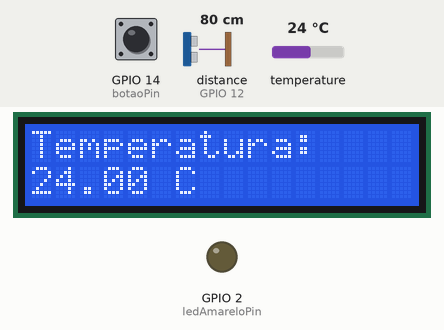
Simulated run of this sketch. Board: ESP32. Parts: 16×2 character LCD, output pins drawn as LEDs (lit = HIGH). Wiring (inferred from the names in the program): ultrasonic range finder: trigger GPIO 13; echo GPIO 12. The test bench sets the inputs (shaded band); at power-on: GPIO 14 (botaoPin) HIGH, distance to the obstacle (sensor on GPIO 12) 80 cm, temperature 24 °C. The echo pulse lasts 58.3 µs per cm; pins used as bus, display or sensor lines are not drawn; what the sketch prints to the serial monitor is not drawn.

Above: at 2.2 s.
2.3 s: GPIO 14 (botaoPin) pulled LOW for 0.15 s
At 2.47 s:
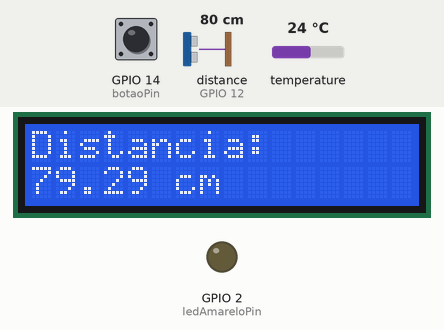
3.0 s: GPIO 14 (botaoPin) pulled LOW for 3.2 s
At 3.8 s:
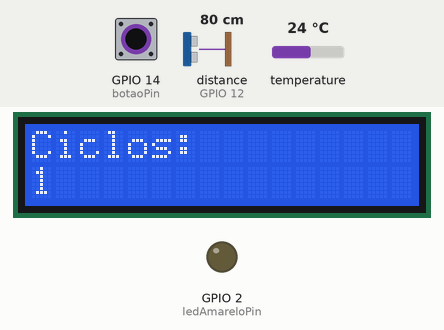
At 6.9 s:
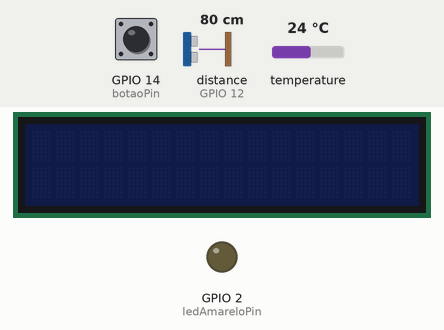
7.7 s: GPIO 14 (botaoPin) pulled LOW for 1 s
At 8.8 s:
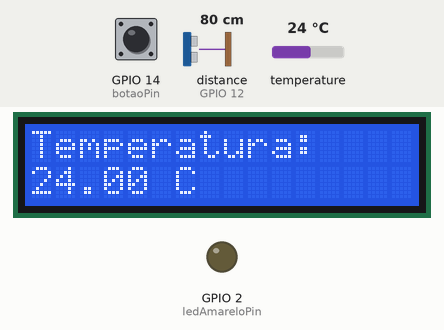
10.2 s: distance to the obstacle (sensor on GPIO 12) set to 9 cm
13.2 s: distance to the obstacle (sensor on GPIO 12) set to 18 cm
16.2 s: distance to the obstacle (sensor on GPIO 12) set to 2 cm
Timing chart, 0 to 19.2 s (numbered marks = the images above; inputs shaded):
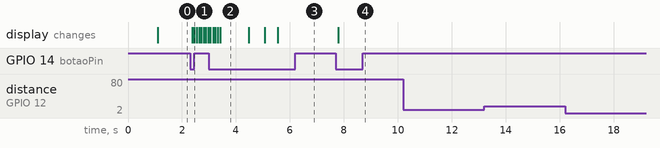

Measured:
- after the input at 2.3 s, the display: first changes after 0.08 s (image 1 shows a later state)
- after the input at 3.0 s, the display: first differs from a run without the input after 0.41 s (image 2)
- after the input at 7.7 s, the display: changes after 0.09 s (image 4)
- after the input at 10.2 s, every drawn part: stays the same
- after the input at 13.2 s, every drawn part: stays the same
- after the input at 16.2 s, every drawn part: stays the same
- what the display in image 2 shows lasts 1.1 s, from 3.4 s to 4.5 s

The sketch:

codigo_prensa_v1.ino
```cpp
// Inclui as bibliotecas necessárias para o funcionamento do projeto
#include <Wire.h>                     // Biblioteca para comunicação I2C
#include <LiquidCrystal_I2C.h>        // Biblioteca para controle de display LCD via I2C
#include <Adafruit_Sensor.h>          // Biblioteca base para sensores Adafruit
#include <Adafruit_BME280.h>          // Biblioteca para o sensor de temperatura, pressão e umidade BME280

// Configuração do display LCD I2C
LiquidCrystal_I2C lcd(0x27, 16, 2);     // Cria um objeto para o display LCD com endereço I2C 0x27 e dimensões 16x2

// Configuração do sensor BME280
Adafruit_BME280 bme;                    // Cria um objeto para o sensor BME280
#define BME280_ADDRESS 0x76              // Endereço I2C padrão do BME280

// Configuração do sensor de distância HC-SR04
const int trigPin = 13;                  // GPIO 13 no ESP32 - Pino Trigger do HC-SR04
const int echoPin = 12;                  // GPIO 12 no ESP32 - Pino Echo do HC-SR04

// Configuração dos LEDs de alerta
const int ledAmareloPin = 2;             // GPIO 2 no ESP32 - Pino do LED amarelo

// Configuração do botão
const int botaoPin = 14;                 // GPIO 14 no ESP32 - Pino do botão
bool lcdLigado = true;                   // Estado inicial do LCD (ligado)

// Variáveis de controle
int displayState = 0;                     // Índice para rastrear a tela ativa no LCD
unsigned long lastButtonPressTime = 0;    // Armazena o tempo do último clique no botão
const unsigned long debounceTime = 1000;  // Tempo de debounce em milissegundos para evitar múltiplas detecções de um único clique
const int limiteCiclos = 2500;            // Número de ciclos para acender o LED amarelo de manutenção

// Parâmetro de deslocamento para definir um ciclo
const float deslocamentoCiclo = 10.0;      // Deslocamento em centímetros para completar um ciclo
float deslocamentoAcumulado = 0;           // Acumulador de deslocamento
float ultimaDistancia = 0;                 // Última distância medida
int ciclos = 0;                            // Contador de ciclos completos

void setup() {
  // Configuração dos pinos do HC-SR04
  pinMode(trigPin, OUTPUT);                // Configura o pino Trigger como saída
  pinMode(echoPin, INPUT);                 // Configura o pino Echo como entrada

  // Configuração do LED amarelo
  pinMode(ledAmareloPin, OUTPUT);          // Configura o pino do LED amarelo como saída

  // Configuração do botão
  pinMode(botaoPin, INPUT_PULLUP);         // Configura o pino do botão como entrada com resistor pull-up interno

  // Inicializa a comunicação I2C nos pinos GPIO 21 (SDA) e GPIO 22 (SCL)
  Wire.begin(21, 22);

  // Inicializa o display LCD
  lcd.begin(16, 2);                         // Inicializa o display LCD com 16 colunas e 2 linhas
  lcd.clear();                              // Limpa o display LCD
  lcd.backlight();                          // Liga a luz de fundo do LCD

  // Exibe mensagem de inicialização no LCD
  lcd.print("Sistema Iniciado");
  delay(1000);                               // Aguarda 1 segundo
  lcd.clear();                               // Limpa o display LCD

  // Inicialização do sensor BME280
  if (!bme.begin(BME280_ADDRESS)) {          // Tenta iniciar o sensor BME280 no endereço especificado
    Serial.println("Erro ao iniciar o sensor BME280!"); // Exibe mensagem de erro no Serial Monitor se a inicialização falhar
    while (1);                                // Entra em loop infinito para parar a execução em caso de falha
  }

  Serial.begin(115200);                      // Inicializa a comunicação serial a 115200 bps
}

// Função para verificar se a manutenção é necessária com base no número de ciclos
void verificarManutencao() {
  if (ciclos >= limiteCiclos) {               // Verifica se o número de ciclos atingiu o limite
    digitalWrite(ledAmareloPin, HIGH);        // Acende o LED amarelo
    Serial.println("LED amarelo ligado. Manutenção necessária."); // Exibe mensagem no Serial Monitor
  } else {
    digitalWrite(ledAmareloPin, LOW);         // Apaga o LED amarelo
    Serial.println("LED amarelo desligado.");  // Exibe mensagem no Serial Monitor
  }
}

void loop() {
  unsigned long currentTime = millis();       // Obtém o tempo atual em milissegundos desde o início do programa

  // Verificar o botão para alternar entre as telas
  if (digitalRead(botaoPin) == LOW) {        // Verifica se o botão foi pressionado (estado LOW)
    if (currentTime - lastButtonPressTime >= debounceTime) { // Verifica se o tempo de debounce foi respeitado
      lastButtonPressTime = currentTime;      // Atualiza o tempo do último clique

      if (lcdLigado) {                        // Se o LCD estiver ligado
        displayState = (displayState + 1) % 4; // Avança para a próxima tela (0 a 3)

        if (displayState == 0) {               // Após a última tela, desliga o LCD
          lcdLigado = false;                   // Atualiza o estado do LCD para desligado
          lcd.noBacklight();                    // Apaga a luz de fundo do LCD
          lcd.clear();                          // Limpa o display LCD
        }
      } else {
        lcdLigado = true;                      // Liga o LCD
        displayState = 0;                      // Reinicia o índice da tela para 0
        lcd.backlight();                       // Liga a luz de fundo do LCD
      }
    }
  }

  if (lcdLigado) {                            // Se o LCD estiver ligado
    lcd.clear();                              // Limpa o display LCD
    if (displayState == 0) {                   // Tela 0: Exibe a temperatura
      float temperature = readTemperature();    // Lê a temperatura do sensor BME280
      lcd.print("Temperatura:");               // Exibe o texto "Temperatura:" no LCD
      lcd.setCursor(0, 1);                     // Move o cursor para a primeira coluna da segunda linha
      lcd.print(temperature);                  // Exibe o valor da temperatura
      lcd.print(" C");                         // Exibe a unidade de temperatura
    }
    else if (displayState == 1) {             // Tela 1: Exibe a distância medida
      float distance = readSmoothDistance();    // Lê a distância do sensor HC-SR04 com suavização
      lcd.print("Distancia:");                  // Exibe o texto "Distancia:" no LCD
      lcd.setCursor(0, 1);                      // Move o cursor para a primeira coluna da segunda linha
      lcd.print(distance);                      // Exibe o valor da distância
      lcd.print(" cm");                         // Exibe a unidade de distância
    }
    else if (displayState == 2) {             // Tela 2: Exibe o número de ciclos completos
      lcd.print("Ciclos:");                     // Exibe o texto "Ciclos:" no LCD
      lcd.setCursor(0, 1);                      // Move o cursor para a primeira coluna da segunda linha
      lcd.print(ciclos);                        // Exibe o número de ciclos completos
    }
    else if (displayState == 3) {             // Tela 3: Exibe o tempo total ligado
      unsigned long tempoLigado = millis() / 1000; // Calcula o tempo total ligado em segundos
      unsigned long horas = tempoLigado / 3600;     // Calcula o número de horas
      unsigned long minutos = (tempoLigado % 3600) / 60; // Calcula o número de minutos
      unsigned long segundos = tempoLigado % 60;      // Calcula o número de segundos

      lcd.print("Tempo ligado:");                        // Exibe o texto "Tempo ligado:" no LCD
      lcd.setCursor(0, 1);                               // Move o cursor para a primeira coluna da segunda linha
      lcd.print(horas);                                   // Exibe o número de horas
      lcd.print("h ");
      lcd.print(minutos);                                 // Exibe o número de minutos
      lcd.print("m ");
      lcd.print(segundos);                                // Exibe o número de segundos
      lcd.print("s");
    }
  }

  verificarCicloPorDeslocamento();             // Chama a função para verificar ciclos com base no deslocamento
  verificarManutencao();                        // Chama a função para verificar se a manutenção é necessária
}

// Função para verificar ciclos com base no deslocamento acumulado
void verificarCicloPorDeslocamento() {
  float distanciaAtual = readSmoothDistance();   // Lê a distância atual do sensor HC-SR04 com suavização

  // Calcula o deslocamento entre a última e a atual distância
  float deslocamentoAtual = abs(distanciaAtual - ultimaDistancia); // Calcula o deslocamento absoluto
  deslocamentoAcumulado += deslocamentoAtual;       // Adiciona o deslocamento atual ao acumulado

  // Exibe os deslocamentos no Serial Monitor para depuração
  Serial.print("Deslocamento atual: ");
  Serial.print(deslocamentoAtual);
  Serial.print(" cm, Acumulado: ");
  Serial.print(deslocamentoAcumulado);
  Serial.println(" cm");

  // Verifica se o deslocamento acumulado completou um ciclo
  if (deslocamentoAcumulado >= deslocamentoCiclo) {
    ciclos++;                                     // Incrementa o contador de ciclos
    deslocamentoAcumulado = 0;                    // Reseta o deslocamento acumulado
    Serial.print("Ciclo completado. Total ciclos: ");
    Serial.println(ciclos);
  }

  ultimaDistancia = distanciaAtual;               // Atualiza a última distância medida
}

// Função para ler a temperatura do sensor BME280
float readTemperature() {
  return bme.readTemperature();                   // Retorna a temperatura em graus Celsius
}

// Função para ler a distância com suavização (média de 5 leituras)
float readSmoothDistance() {
  float totalDistance = 0;                        // Inicializa o acumulador de distância
  for (int i = 0; i < 5; i++) {                   // Realiza 5 leituras
    totalDistance += readDistance();               // Soma as leituras de distância
    delay(10);                                     // Pequeno atraso entre as leituras
  }
  return totalDistance / 5;                        // Retorna a média das 5 leituras
}

// Função para ler a distância do sensor HC-SR04
float readDistance() {
  digitalWrite(trigPin, LOW);                      // Garante que o pino Trigger esteja LOW
  delayMicroseconds(2);                            // Aguarda 2 microssegundos
  digitalWrite(trigPin, HIGH);                     // Gera um pulso HIGH no pino Trigger
  delayMicroseconds(10);                           // Mantém o pulso HIGH por 10 microssegundos
  digitalWrite(trigPin, LOW);                      // Finaliza o pulso no pino Trigger

  long duration = pulseIn(echoPin, HIGH);           // Mede o tempo do pulso no pino Echo
  float distance = duration * 0.034 / 2;            // Calcula a distância em centímetros (velocidade do som = 0.034 cm/us)
  return distance;                                  // Retorna a distância calculada
}
```
